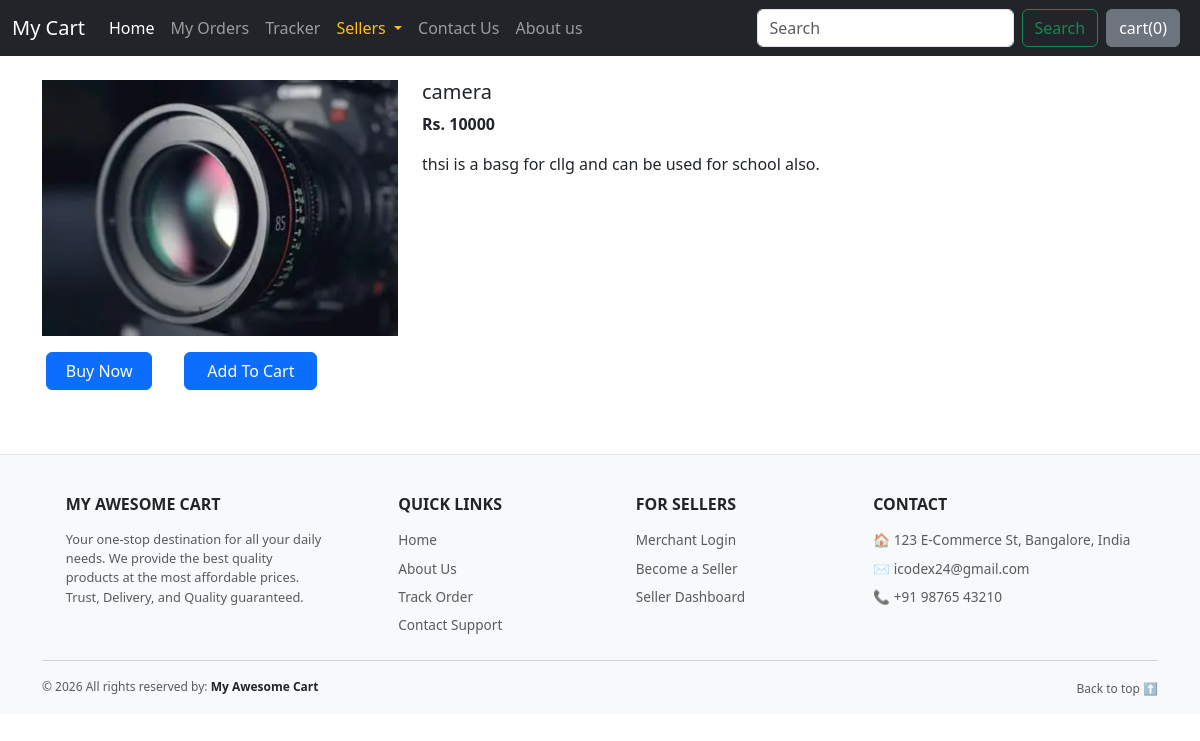
Page /shop/products/1 on the earlier database version.
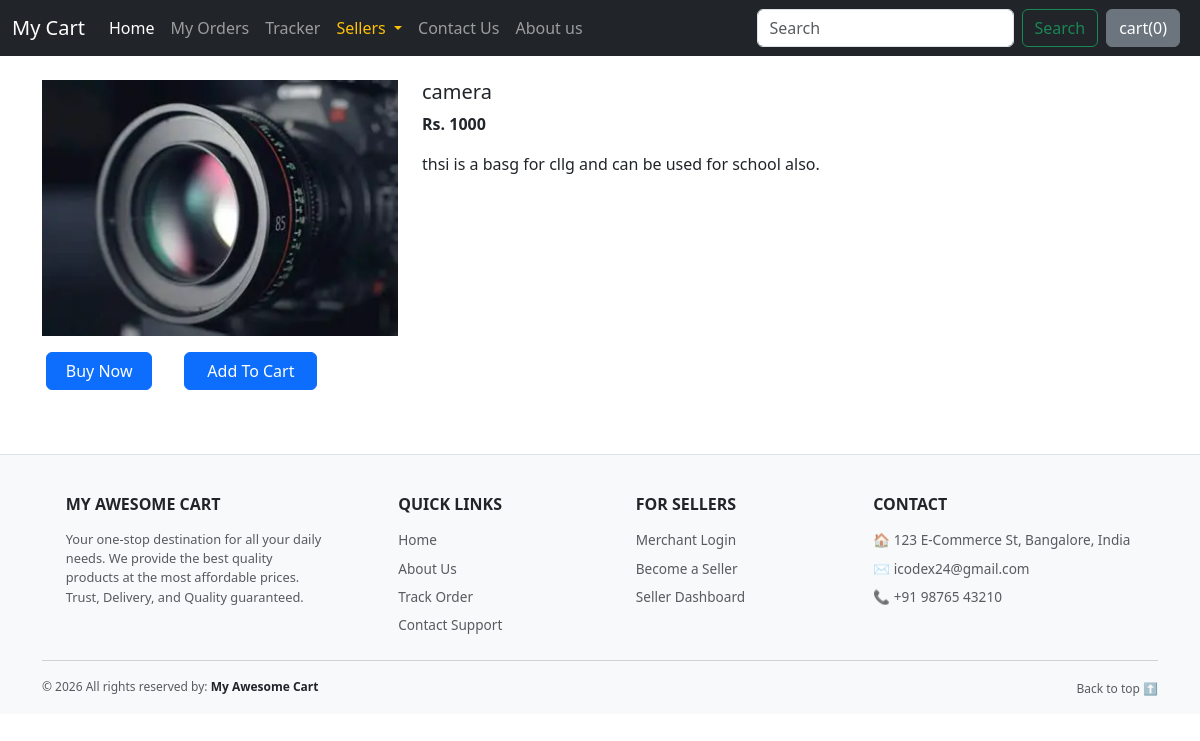
Same page on the later database version.
### shop/models.py (models this page shows, shortened)
class Product(models.Model):
    product_id=models.AutoField
    product_name=models.CharField(max_length=30)
    category=models.CharField(max_length=50,default="")
    subcategory=models.CharField(max_length=50,default="")
    price=models.IntegerField(default=0)
    desc= models.CharField(max_length=3000)
    pub_date=models.DateField()
    image=models.ImageField(upload_to="shop/images",default="")
    seller = models.ForeignKey(User, on_delete=models.CASCADE, null=True, blank=True)

### shop/views.py (the view)
# urls.py: path("products/<int:myid>", views.productview, name="ProductView"),
def productview(request, myid):
    product = Product.objects.get(id=myid)
    return render(request, 'shop/productView.html', {'product': product})

### shop/templates/shop/productView.html (shortened to what this page needs)
{% extends 'shop/basic.html' %}
{% block body %}
<div class="container my-4">
    <div class="row">
        <div class="col-md-4">
            <div class="row">
                <img src="/media/{{product.image}}" alt="">
            </div>
            <div class="row">
                <button class=" btn btn-primary mx-3 my-3" style="width:28%" type="button">Buy Now </button>
                <button class=" btn btn-primary mx-3 my-3"  style="width:35%"   type="button">Add To Cart </button>
            </div>
        </div>
        <div class="col-md-8">
            <h5>{{product.product_name}}</h5>
            <p><b>Rs. {{product.price}}</b></p>
            <p>{{product.desc}}</p>
        </div>
    </div>
</div>
{% endblock %}

### shop/templates/shop/basic.html (shortened to what this page needs)
{%load static %}
<!doctype html>
<html lang="en">
<head>
  <link href="https://cdn.jsdelivr.net/npm/bootstrap@5.3.3/dist/css/bootstrap.min.css" rel="stylesheet">
</head>
<body>
  <nav class="navbar navbar-expand-lg navbar-dark bg-dark">
    <div class="container-fluid">
      <a class="navbar-brand" href="/shop">My Cart</a>
      <div class="collapse navbar-collapse" id="navbarSupportedContent">
        <ul class="navbar-nav me-auto mb-2 mb-lg-0">
          <li class="nav-item">
            <a class="nav-link active" aria-current="page" href="/shop">Home</a>
          </li>
          <li class="nav-item">
            <a class="nav-link" href="/shop/my_orders/">My Orders</a>
          </li>
                    <li class="nav-item">
            <a class="nav-link" href="/shop/tracker">Tracker</a>
          </li>
          <li class="nav-item dropdown">
            <a class="nav-link dropdown-toggle text-warning" href="#" role="button" data-bs-toggle="dropdown" aria-expanded="false">
              Sellers
            </a>
          </li>
                  <li class="nav-item">
            <a class="nav-link" href="/shop/contact">Contact Us</a>
          </li>
          <li class="nav-item">
            <a class="nav-link" href="/shop/about">About us</a>
                  </li>
        </ul>
                <form method="get" action="/shop/search/" class="d-flex" role="search">
          <input class="form-control me-2" name="search" id="search"  type="search" placeholder="Search" aria-label="Search" />
          <button class="btn btn-outline-success" type="submit">Search</button>
        </form>
        <button type="button"
        class="btn btn-secondary mx-2"
        id="popcart"
        data-bs-container="body"
        data-bs-toggle="popover"
        data-bs-placement="bottom"
        data-bs-html="true"
        data-bs-content="Empty">
  cart(<span id="cart">0</span>)
</button>
      </div>
    </div>
  </nav>
{% block body %}{% endblock %}
<footer class="bg-light pt-4 pb-3 mt-5 border-top">
  <div class="container text-center text-md-start small">
    <div class="row text-center text-md-start">
      <div class="col-md-3 col-lg-3 col-xl-3 mx-auto mt-3">
        <h6 class="text-uppercase mb-3 fw-bold text-dark">My Awesome Cart</h6>
        <p class="text-muted" style="font-size: 0.8rem;">Your one-stop destination for all your daily needs. We provide the best quality products at the most affordable prices. Trust, Delivery, and Quality guaranteed.</p>
      </div>
      <div class="col-md-2 col-lg-2 col-xl-2 mx-auto mt-3" style="font-size: 0.85rem;">
        <h6 class="text-uppercase mb-3 fw-bold text-dark">Quick Links</h6>
        <p class="mb-2"><a href="/shop" class="text-muted text-decoration-none hover-dark">Home</a></p>
        <p class="mb-2"><a href="/shop/about" class="text-muted text-decoration-none hover-dark">About Us</a></p>
        <p class="mb-2"><a href="/shop/tracker" class="text-muted text-decoration-none hover-dark">Track Order</a></p>
        <p class="mb-2"><a href="/shop/contact" class="text-muted text-decoration-none hover-dark">Contact Support</a></p>
      </div>
      <div class="col-md-3 col-lg-2 col-xl-2 mx-auto mt-3" style="font-size: 0.85rem;">
        <h6 class="text-uppercase mb-3 fw-bold text-dark">For Sellers</h6>
        <p class="mb-2"><a href="{% url 'MerchantLogin' %}" class="text-muted text-decoration-none hover-dark">Merchant Login</a></p>
        <p class="mb-2"><a href="{% url 'MerchantRegister' %}" class="text-muted text-decoration-none hover-dark">Become a Seller</a></p>
        <p class="mb-2"><a href="{% url 'MerchantDashboard' %}" class="text-muted text-decoration-none hover-dark">Seller Dashboard</a></p>
      </div>
      <div class="col-md-4 col-lg-3 col-xl-3 mx-auto mt-3">
        <h6 class="text-uppercase mb-3 fw-bold text-dark">Contact</h6>
        <p class="text-muted mb-2" style="font-size: 0.85rem;">🏠 123 E-Commerce St, Bangalore, India</p>
        <p class="text-muted mb-2" style="font-size: 0.85rem;">✉️ icodex24@gmail.com</p>
        <p class="text-muted mb-2" style="font-size: 0.85rem;">📞 +91 98765 43210</p>
      </div>
    </div>
    <hr class="mb-3 text-muted">
    <div class="row align-items-center">
      <div class="col-md-7 col-lg-8">
        <p class="text-muted mb-0" style="font-size: 0.75rem;">&copy; 2026 All rights reserved by: <a href="/shop" style="text-decoration: none;"><strong class="text-dark">My Awesome Cart</strong></a></p>
      </div>
      <div class="col-md-5 col-lg-4">
        <div class="text-center text-md-end">
          <p class="mb-0"><a href="#" class="text-muted text-decoration-none hover-dark" style="font-size: 0.75rem;">Back to top ⬆️</a></p>
        </div>
      </div>
    </div>
  </div>
</footer>
</body>
</html>

Differences in the rows shown:
changed Product "camera": price "10000" → "1000"
